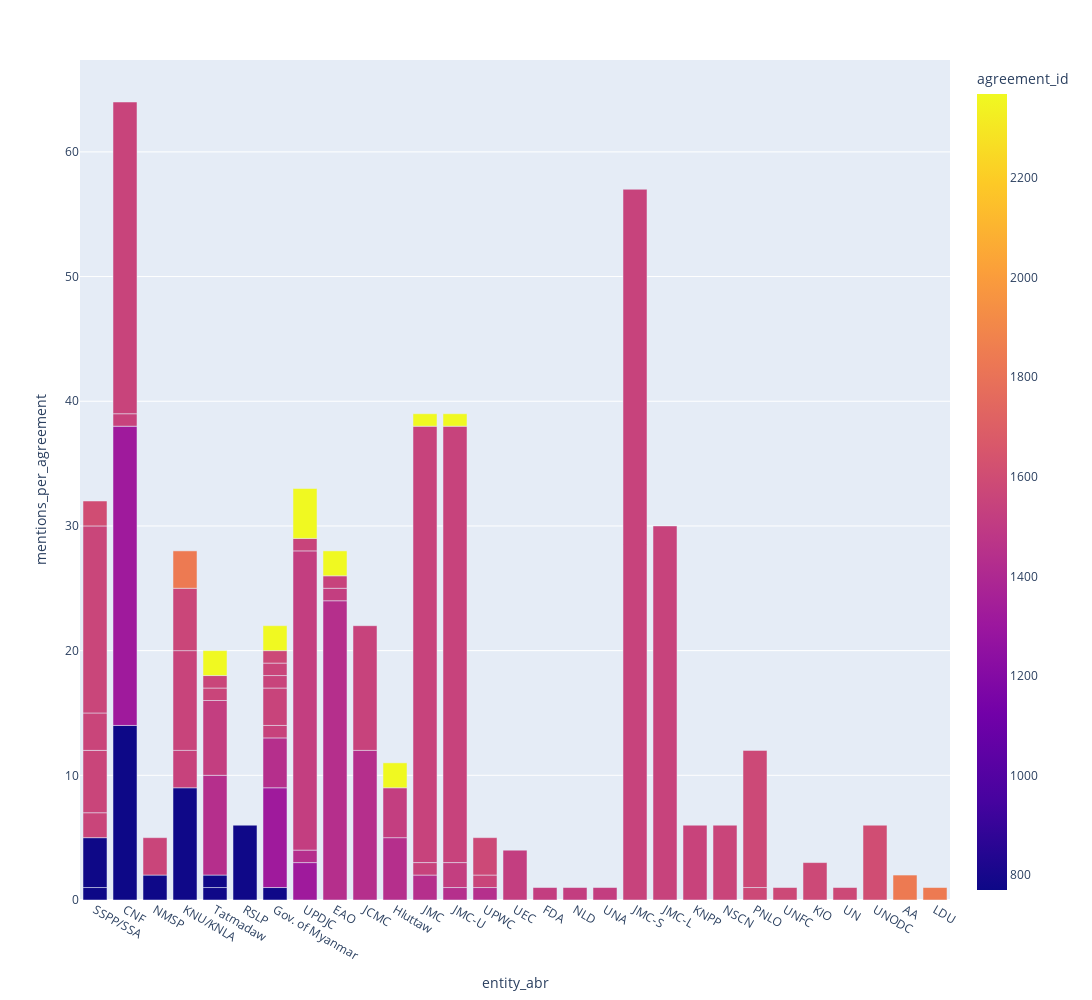

Write notebook code for a chart like this one.
### Markdown cell above
Bar chart of organisation mentions within text per agreement:

### Code cell
fig3 = px.bar(dated_orgs, x='entity_abr', y='mentions_per_agreement', color='agreement_id')
fig3.update_layout(
    autosize=False,
    width=1500,
    height=1000,)
fig3.show()

### Figure 1 — Plotly figure (JSON) as saved in the notebook; plotly's stock layout.template omitted (floating-point values rounded to 4 significant figures)
{"data": [{"alignmentgroup": "True", "hovertemplate": "entity_abr=%{x}<br>mentions_per_agreement=%{y}<br>agreement_id=%{marker.color}<extra></extra>", "legendgroup": "", "marker": {"color": [770, 771, 773, 774, 775, 775, 776, 776, 776, 1321, 1321, 1321, 1436, 1436, 1436, 1436, 1436, 1436, 1436, 1436, 1436, 1518, 1518, 1518, 1518, 1519, 1519, 1519, 1519, 1519, 1544, 1544, 1544, 1544, 1545, 1545, 1545, 1545, 1545, 1545, 1550, 1551, 1551, 1551, 1553, 1553, 1557, 1558, 1558, 1559, 1559, 1560, 1561, 1561, 1562, 1562, 1564, 1579, 1579, 1580, 1580, 1580, 1581, 1582, 1603, 1603, 1841, 1841, 1841, 2369, 2369, 2369, 2369, 2369, 2369, 2369], "coloraxis": "coloraxis", "pattern": {"shape": ""}}, "name": "", "offsetgroup": "", "orientation": "v", "showlegend": false, "textposition": "auto", "type": "bar", "x": ["SSPP/SSA", "CNF", "SSPP/SSA", "NMSP", "KNU/KNLA", "Tatmadaw", "RSLP", "Gov. of Myanmar", "Tatmadaw", "CNF", "Gov. of Myanmar", "UPDJC", "EAO", "JCMC", "Tatmadaw", "Hluttaw", "Gov. of Myanmar", "JMC", "JMC-U", "UPDJC", "UPWC", "UEC", "FDA", "NLD", "UNA", "UPDJC", "Tatmadaw", "Hluttaw", "JMC-U", "EAO", "KNU/KNLA", "CNF", "Gov. of Myanmar", "JMC", "JMC-S", "JMC", "JMC-U", "JMC-L", "JCMC", "EAO", "KNPP", "CNF", "Gov. of Myanmar", "UPDJC", "KNU/KNLA", "Gov. of Myanmar", "NMSP", "NSCN", "Tatmadaw", "SSPP/SSA", "Gov. of Myanmar", "SSPP/SSA", "SSPP/SSA", "UPWC", "SSPP/SSA", "Tatmadaw", "KNU/KNLA", "Gov. of Myanmar", "PNLO", "PNLO", "UPWC", "UNFC", "KIO", "UN", "UNODC", "SSPP/SSA", "KNU/KNLA", "AA", "LDU", "UPDJC", "EAO", "Gov. of Myanmar", "Hluttaw", "Tatmadaw", "JMC", "JMC-U"], "xaxis": "x", "y": [1, 14, 4, 2, 9, 1, 6, 1, 1, 24, 8, 3, 24, 12, 8, 5, 4, 2, 1, 1, 1, 4, 1, 1, 1, 24, 6, 4, 2, 1, 3, 1, 1, 1, 57, 35, 35, 30, 10, 1, 6, 25, 3, 1, 8, 1, 3, 6, 1, 2, 1, 5, 3, 1, 15, 1, 5, 1, 1, 11, 3, 1, 3, 1, 6, 2, 3, 2, 1, 4, 2, 2, 2, 2, 1, 1], "yaxis": "y"}], "layout": {"autosize": false, "barmode": "relative", "coloraxis": {"colorbar": {"title": {"text": "agreement_id"}}, "colorscale": [[0, "#0d0887"], [0.1111, "#46039f"], [0.2222, "#7201a8"], [0.3333, "#9c179e"], [0.4444, "#bd3786"], [0.5556, "#d8576b"], [0.6667, "#ed7953"], [0.7778, "#fb9f3a"], [0.8889, "#fdca26"], [1, "#f0f921"]]}, "height": 1000, "legend": {"tracegroupgap": 0}, "margin": {"t": 60}, "width": 1500, "xaxis": {"anchor": "y", "autorange": true, "domain": [0, 1], "range": [-0.5, 28.5], "title": {"text": "entity_abr"}, "type": "category"}, "yaxis": {"anchor": "x", "autorange": true, "domain": [0, 1], "range": [0, 67.37], "title": {"text": "mentions_per_agreement"}, "type": "linear"}}}
